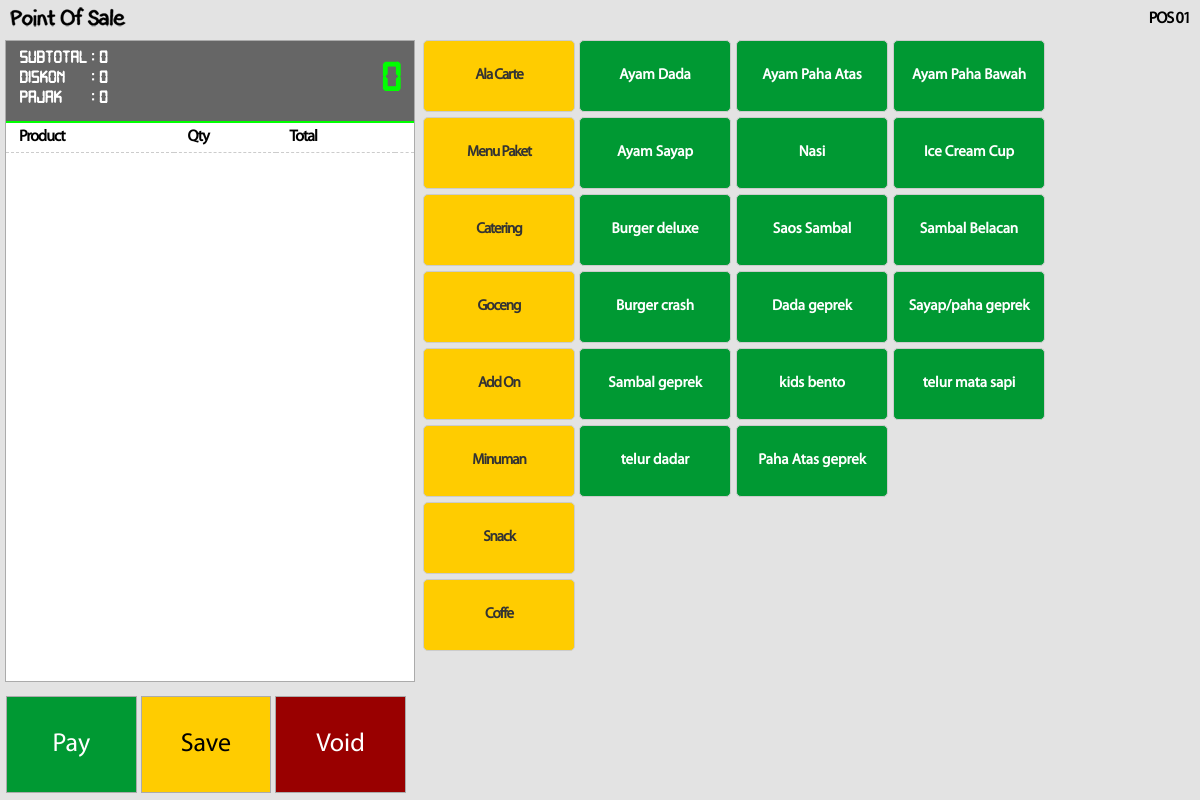
The page /pos_pending.php (signed in) on the database its author committed.
### tables this page shows
CREATE TABLE IF NOT EXISTS `menu_category` (
  `ID_CATEGORY` int(11) NOT NULL AUTO_INCREMENT,
  `CATEGORY_NAME` varchar(120) NOT NULL,
  `TRANSLATED_NAME` varchar(120) DEFAULT NULL,
  `VISIBLE` int(1) DEFAULT NULL,
  `SORT_ORDER` int(11) DEFAULT NULL,
  PRIMARY KEY (`ID_CATEGORY`)
);

CREATE TABLE IF NOT EXISTS `menu_item` (
  `ID_MENU_ITEM` int(11) NOT NULL AUTO_INCREMENT,
  `MENU_NAME` varchar(120) NOT NULL,
  `TRANSLATED_NAME` varchar(120) DEFAULT NULL,
  `BUY_PRICE` double NOT NULL,
  `PRICE` double NOT NULL,
  `DISCOUNT_RATE` double DEFAULT NULL,
  `VISIBLE` bit(1) DEFAULT NULL,
  `SORT_ORDER` int(11) DEFAULT NULL,
  `IMAGE` text,
  `SHOW_IMAGE_ONLY` int(1) DEFAULT NULL,
  `ID_CATEGORY` int(11) DEFAULT NULL,
  PRIMARY KEY (`ID_MENU_ITEM`)
);

### login_session.php (called while the page is built, shortened)
<?php
$terminal=$_SESSION['terminal'];
?>

### pos_pending.php (the view, shortened to what this page needs)
<?php
include "login_session.php";
$act	= isset($_GET['act']) ? $_GET['act'] : '';
$id	 	= $_GET['id'] ? $_GET['id'] : 1;
$idm	= isset($_GET['idm']) ? $_GET['idm'] : '';
$no		= isset($_GET['no']) ? $_GET['no'] : '';
$query_cat = "select * from menu_category";
$query_cat = mysqli_query($connection,$query_cat);
$query_mn = "select * from menu_item where ID_CATEGORY = '$id'";
$query_mn = mysqli_query($connection,$query_mn);
$query_noid = mysqli_query($connection,"select trs.NO_TRANSACTION from ticket trs where
							trs.TERMINAL = '$terminal' and
							trs.NO_TRANSACTION = '$no'");
$rowid = mysqli_fetch_array($query_noid);
$notrans = $rowid['NO_TRANSACTION'];
$q_display = "select
sum(ttm.SUB_TOTAL) as SUBTOTAL,
sum(ttm.DISCOUNT) as DISCOUNT,
sum(ttm.TAX_AMOUNT) as TAX,
sum(ttm.TOTAL_PRICE) as AMOUNT
from ticket_item ttm
left join ticket tic on tic.NO_TRANSACTION = ttm.NO_TRANSACTION
where
ttm.NO_TRANSACTION = '$notrans' and
ttm.TERMINAL = '$terminal' and
tic.NO_TRANSACTION = '$notrans' and
tic.TERMINAL = '$terminal'
group by tic.TICKET_TYPE";
$q_display = mysqli_query($connection,$q_display);
$rwdisp = mysqli_fetch_array($q_display);
?>
<!DOCTYPE html PUBLIC "-//W3C//DTD XHTML s.0 Transitional//EN" "http://www.w3.org/TR/xhtml1/DTD/xhtml1-transitional.dtd">
<html xmlns="http://www.w3.org/1999/xhtml">
<head>
<link href="content/css/stylesheet.css" rel="stylesheet" type="text/css" />
</head>
<body onresize="resizeWindow()" onload="resizeWindow()">
<div class="header">
  <div class="label_header"><strong><?php echo "$terminal"; ?></strong></div>
<img src="content/images/logo-01.png" width="125" height="25" /></div>
<form action="" method="post">
<div class="navigation" id="navigation">
	<div class="navigationPanel" id="navigationPanel">
    <div class="pos-display"><table width="95%" align="center">
  <tr>
    <td width="15%" class="pos-display-text01">Subtotal</td>
    <td width="30%" class="pos-display-text01">: <span class="pos-display-text01"><?php $subtotal = number_format($rwdisp['SUBTOTAL']); echo "$subtotal" ?></span></td>
    <td rowspan="3" align="right"><div class="pos-display-text02"><?php $amount = number_format($rwdisp['AMOUNT']); echo "$amount" ?></div></td>
  </tr>
  <tr class="pos-display-text01">
    <td class="pos-display-text01">Diskon</td>
    <td class="pos-display-text01">: <span class="pos-display-text01"><?php $discount = number_format($rwdisp['DISCOUNT']); echo "$discount" ?></span></td>
    </tr>
  <tr class="pos-display-text01">
    <td class="pos-display-text01">Pajak</td>
    <td class="pos-display-text01">: <span class="pos-display-text01"><?php $tax = number_format($rwdisp['TAX']); echo "$tax" ?></span></td>
    </tr>
    </table>
</div>
  <table width="100%" border="0" cellpadding="3" cellspacing="0" class="table-model-01">
    <tr class="text_content">
      <td class="label_header"><strong>Product</strong></td>
      <td class="label_header"><strong>Qty</strong></td>
      <td class="label_header"><strong>Total</strong></td>
      <td width="2%" align="center">&nbsp;</td>
    </tr>
  </table>
  </div>
  <div class="clear"></div>
  <div>
    <input name="btn_pay" type="button" class="btn_settle" id="myBtn" value="Pay" />
    <input name="btn_save" type="submit" class="btn_save" id="submit2" value="Save"/>
    <input name="btn_cancel" type="submit" class="btn_close" id="submit" value="Void" onclick="javascript:return confirm('Are you sure you want to cancel this transaction ?')"/>
  </div>
</div>
</form>
            <div class="content" id="content">
            <div class="contentPanel" id="contentPanel">
              <table width="100%">
                <tr>
                  <td width="10%" valign="top" class="label_header"><?php while($rwcat = mysqli_fetch_array($query_cat)){ ?>
                  <?php echo"<a href=\"?no=$no&id=$rwcat[ID_CATEGORY]\" class=\"menu_category\">$rwcat[CATEGORY_NAME]</a> "; } ?></td>
                  <td width="80%" valign="top" ><?php while($rwmn = mysqli_fetch_array($query_mn)){ ?>
                  <?php echo"<a href=\"?act=$act&no=$no&id=$id&idm=$idm&act=add&idm=$rwmn[ID_MENU_ITEM]\" class=\"menu_item\">$rwmn[MENU_NAME]</a> "; } ?></td>
                </tr>
              </table>
</div>
            <div class="clear"></div>
</body>
</html>

### content/css/stylesheet.css (style rules this page uses)
body,td,th,input,select,textarea { font-size: 14px; font-family: MyriadPro-Regular; }
.clear { clear: left; height: 15px; }
.label_header { text-decoration: none; color: #000000; font-size: 16px; letter-spacing: -1px; }
.table-model-01 { font-family: 'MyriadPro-Regular'; border-spacing: 0; border-collapse: collapse; }
.table-model-01 td { border-bottom-style: dashed; border-bottom-color: #CCC; border-bottom-width: 1px; padding-top: 5px; padding-bottom: 5px; text-align: left; text-indent: 10px; }
.pos-display { height: 75px; width: 100%; text-decoration: none; color: #FFF; float: left; background-color: #666; padding-top: 5px; border-bottom-width: 2px; border-bottom-style: solid; border-bottom-color: #0F0; }
.pos-display-text01 { font-size: 18px; color: #FFF; text-decoration: none; font-weight: bold; font-family: "digital-7regular"; }
.pos-display-text02 { font-size: 42px; color: #0F0; text-decoration: none; font-weight: bold; font-family: "digital-7regular"; }
.menu_category { float: left; height: 70px; width: 150px; border: 1px solid #CCC; line-height: 70px; background-color: #FFCC00; text-decoration: none; color: #333; font-size: 15px; border-radius: 5px; text-align: center; margin-bottom: 5px; font-weight: bold; }
.menu_item { float: left; height: 70px; width: 150px; border: 1px solid #CCC; line-height: 70px; margin-right: 5px; background-color: #009933; text-decoration: none; color: #FFF; font-size: 15px; text-align: center; border-radius: 5px; margin-bottom: 5px; font-weight: bold; }

### pos_pending.php (style rules this page uses)
body, html { height:100%; margin: 0px auto; }
body { font-family: 'MyriadPro-Regular'; margin: 0px; text-align: left; font-size: 12px; background-color: #e3e3e3; background-repeat: repeat-x; min-width: 768px; }
.header { padding: 5px 5px; }
.header div { float:right; padding:5px 5px; }
.header img, .navPanel img, .navSelect img { vertical-align:middle; margin:0px 5px 0px 0px; border:none; }
.clear { clear:both; float:none; height:0px; }
.navigation { width:34%; height:60%; margin: 5px 5px 0px 5px; border:solid 1px #ababab; background-color:#ffffff; float:left; vertical-align:bottom; position:relative; }
.navigationPanel { padding:0px; overflow:auto; }
.content { width:64%; margin: 2px 2px 0px 0px; vertical-align:top; float:left; }
.contentPanel { padding:0px; overflow:auto; }
.btn_settle { font-size: 26px; text-decoration: none; width: 32%; background-color: #009933; border: 1px solid #ababab; color: #FFF; height: 97px; float: left; margin-right: 1%; }
.btn_save { font-size: 26px; text-decoration: none; width: 32%; background-color: #FFCC00; border: 1px solid #ababab; color: #000; height: 97px; float: left; margin-right: 1%; }
.btn_close { font-size: 26px; text-decoration: none; width: 32%; background-color: #990000; border: 1px solid #ababab; color: #FFF; height: 97px; float: left; }

### rows shown on the page
menu_category: CATEGORY_NAME "Ala Carte"
menu_category: CATEGORY_NAME "Menu Paket"
menu_category: CATEGORY_NAME "Catering"
menu_category: CATEGORY_NAME "Goceng"
menu_category: CATEGORY_NAME "Add On"
menu_category: CATEGORY_NAME "Minuman"
menu_category: CATEGORY_NAME "Snack"
menu_category: CATEGORY_NAME "Coffe"
menu_item: MENU_NAME "Ayam Dada"
menu_item: MENU_NAME "Ayam Paha Atas"
menu_item: MENU_NAME "Ayam Paha Bawah"
menu_item: MENU_NAME "Ayam Sayap"
menu_item: MENU_NAME "Nasi"
menu_item: MENU_NAME "Ice Cream Cup"
menu_item: MENU_NAME "Burger deluxe"
menu_item: MENU_NAME "Saos Sambal"
menu_item: MENU_NAME "Sambal Belacan"
menu_item: MENU_NAME "Burger crash"
menu_item: MENU_NAME "Dada geprek"
menu_item: MENU_NAME "Sayap/paha geprek"
menu_item: MENU_NAME "Sambal geprek"
menu_item: MENU_NAME "kids bento"
menu_item: MENU_NAME "telur mata sapi"
menu_item: MENU_NAME "telur dadar"
menu_item: MENU_NAME "Paha Atas geprek"

### other values the page prints
$terminal "POS 01"
$subtotal "0"
$amount "0"
$discount "0"
$tax "0"
